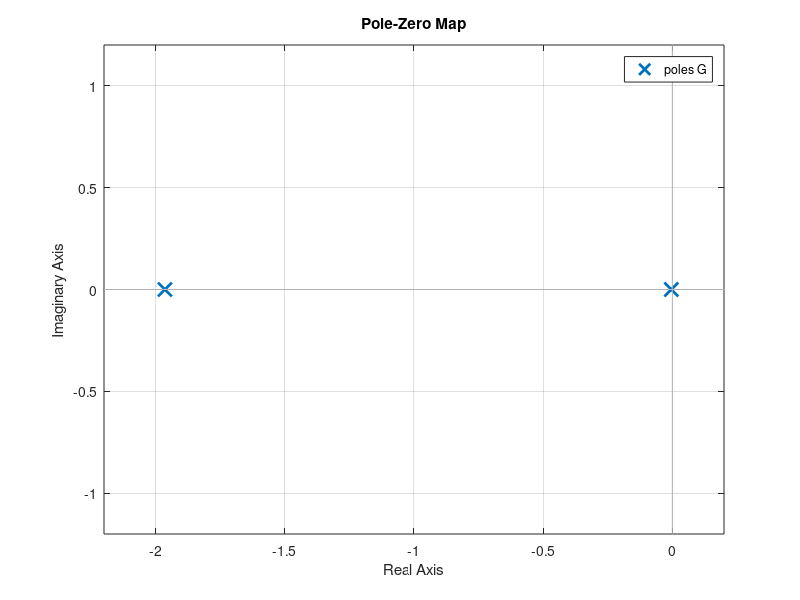
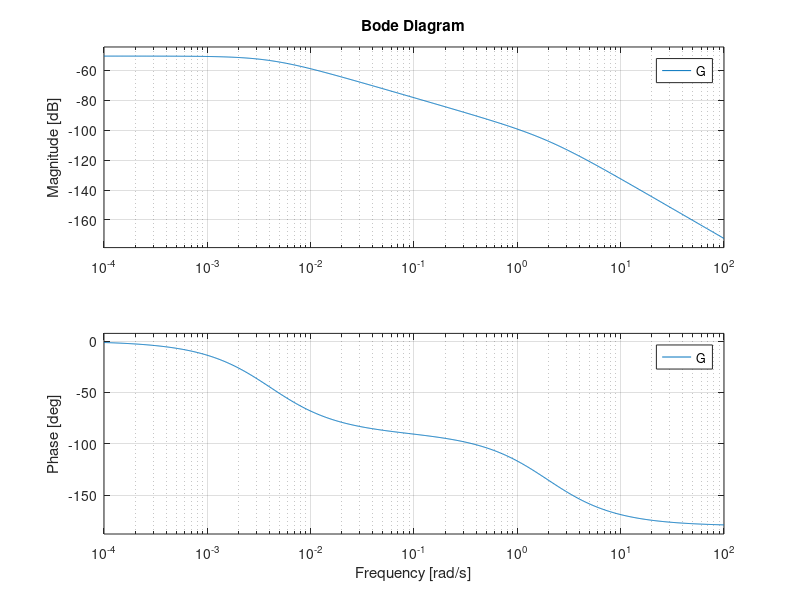

Write the MATLAB code that produced these figures, in order.
% Progetto controllo di un riscaldatore elettrico
% Giacomo Nobili
% Federico Raffoni
% Marco Roca

close all; clear all; clc;

% parametri del sistema
h_R   = 50;          %  coefficiente di convezione tra riscaldatore e aria [W/(m2 C°)]
A_R   = 0.09;        %  area di scambio termico tra riscaldatore e aria [m2]
c_R   = 823.6;       %  calore specifico del riscaldatore [J/(kg C°)]
c_A   = 1010;        %  calore specifico dell'aria [J/(kg C°)]
m_R   = 1.542;       %  massa del riscaldatore [kg];
m_A   = 0.1041;      %  massa dell'aria [kg]
m_A_dot = 0.2;       %  portata massica dell'aria [kg/s].
T_in    = 25;        %  temperatura dell'aria in ingresso (costante) [C°]
K   = 2e-3;          %  coefficiente di variazione della resistenza con la temperatura  [1/C°]
T_R_e   = 200;       %  temperatura del riscaldatore di equilibrio [C°];
T_out_e = 80;        %  temperatura dell'aria in uscita dal riscaldatore di equilibrio [C°]

%%%%%%%%%%%%%%%%%%%%%%%%%%%%%%%%%%%%%%%%%%%%%%%%%%%%%%%%%%%%%%%%%%%%%%%%%%%%%%%%%%%%%%%%%%%%%%%%%%%%
% Punto 1
% A) 
% Funzione dello stato del sistema
x = @(t,x)[(h_R*A_R)/(m_R*c_R)*x(2)-(h_R*A_R)/(m_R*c_R)*x(1)+1/(m_R*c_R)*(uu/1+K*x(1));
                m_A_dot/m_A*T_in-(m_A_dot/m_A+(h_R*A_R)/(m_A*c_A))*x(2)+(h_R*A_R)/(m_A*c_A)*x(1)];

% Funzione dell'uscita del sistema
y = @(t,x)[0; x(2)];

% B) 
% Coppia di equilibrio
x_e = [T_R_e; T_out_e];
u_e = (h_R*A_R)*(x_e(1) - x_e(2))*(1 + K*x_e(1));

% Linearizzazione del sistema non lineare nell'equilibrio (x_e, u_e)
% δx˙ = Aδx + Bδu
% Matrice A
A1 = -(h_R*A_R)/(m_R*c_R)-(1/(m_R*c_R)*u_e*K)/(1+K*x_e(1))^2;   % df1/dx1
A2 = (h_R*A_R)/(m_R*c_R);                                       % df1/dx2
A3 = (h_R*A_R)/(m_A*c_A);                                       % df2/dx1
A4 = -m_A_dot/m_A-(h_R*A_R)/(m_A*c_A);                          % df2/dx2

A = [A1 A2; A3 A4];                                             % matrice 2x2

% Matrice B
B1 = 1/(m_R*c_R)/(1+K*x_e(1));                                  % df1/du
B2 = 0;                                                         % df2/du

B = [B1; B2];                                                   % matrice 2x1

% δy = Cδx + Dδu, 
% Matrice C
C1 = 0;                                                         % dh/dx1
C2 = 1;                                                         % dh/dx2

C = [C1 C2];                                                    % matrice 1x2

% Matrice D
D = 0;                                                          % dh/du

% Modello
modello = ss(A, B, C, D);

%%%%%%%%%%%%%%%%%%%%%%%%%%%%%%%%%%%%%%%%%%%%%%%%%%%%%%%%%%%%%%%%%%%%%%%%%%%%%%%%%%%%%%%%%%%%%%%%%%%
% Punto 2
% Funzione di trasferimento G(s) tale che δY (s) = G(s)δU(s)
G = tf(modello);

% Poli di G(s)
p = pole(G);
fprintf("I poli di G:\n");
disp(p);

% Zeri di G(s) (NON NE HA)
z = zero(G);
fprintf("Gli zeri di G:\n");
disp(z);                   

% Poli e zeri nel piano complesso
figure
pzmap(G);

% Diagrammi di Bode della G
figure
bode(G);

%%%%%%%%%%%%%%%%%%%%%%%%%%%%%%%%%%%%%%%%%%%%%%%%%%%%%%%%%%%%%%%%%%%%%%%%%%%%%%%%%%%%%%%%%%%%%%%%%%%










